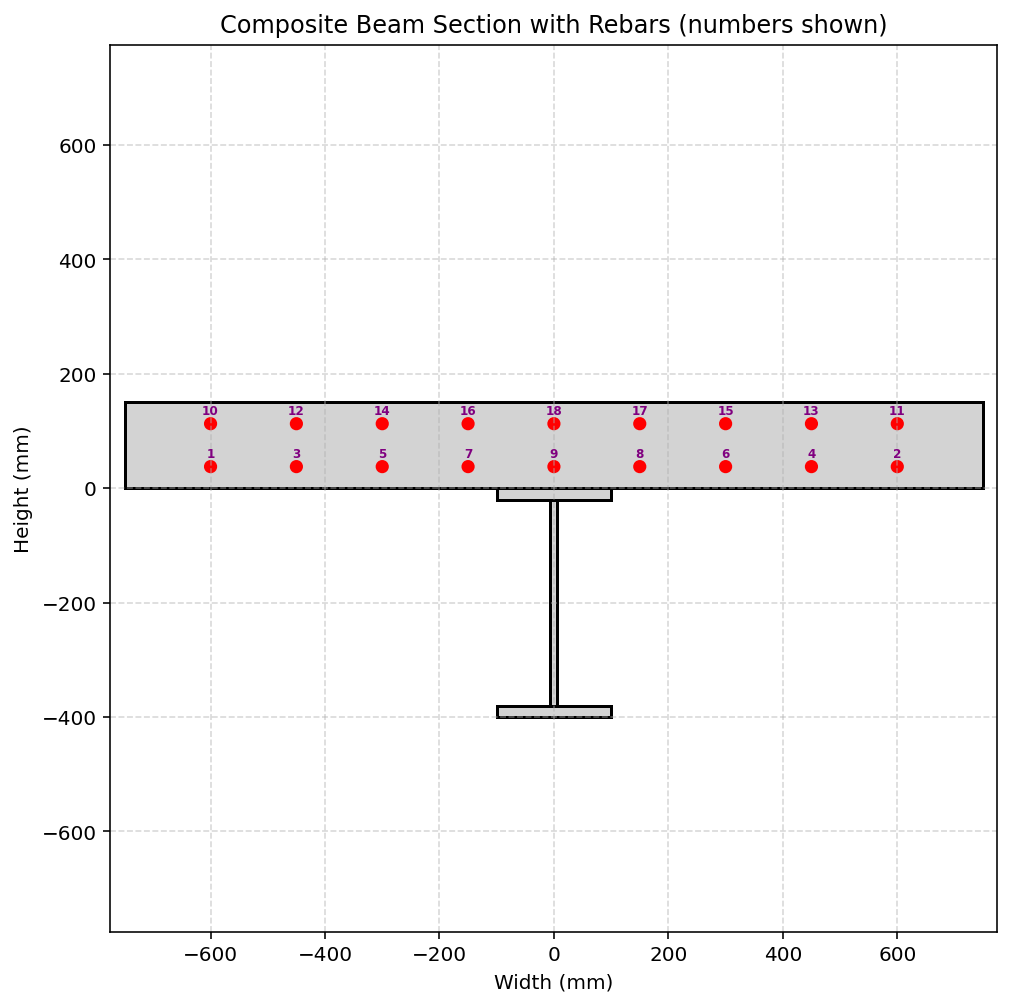

Source code (Python):
def COMPOSITE_BEAM_REC_I_SECTION_FUN_EXTRA_3D(secTag, Hsec, Bsec,
                              STEEL_TYPE, nFib, fc, Kfc,
                              bf, tf, h, tw,
                              STEEL_DENSITY,
                              CONCRETE_DENSITY, PLOT):
 
    """
    Create a Composite Beam-Slab fiber section (OpenSees) and,
    if PLOT=True, draw a simple 2‑D sketch of the section.

    Parameters
    ----------
    secTag          : int   – section identifier
    HSec, BSec      : float – height and width  (mm)
    bf              : float – Flange width
    tf              : float – Flange thickness
    h               : float – total I height
    tw              : float – Web thickness
    STEEL_TYPE      : str   – 'ELASTIC' or 'INELASTIC'
    fc              : float – unconfined concrete compressive strength (MPa, negative)
    Kfc             : float – ratio of confined to unconfined concrete strength
    CONCRETE_DENSITY: float – ρc (kg/m³) – will be converted to N·s²/mm³
    STEEL_DENSITY   : float – ρc (kg/m³) – will be converted to N·s²/mm³
    PLOT            : bool  – draw the section if True
    
    THIS PYTHON SCRIPT WRITTEN BY SALAR DELAVAR GHASHGHAEI (QASHQAI)
    """
    import numpy as np
    import openseespy.opensees as ops
    import matplotlib.pyplot as plt
    import matplotlib.patches as patches
    
    # Define materials for nonlinear elements
    # Define parameters (units: mm, N)
    # ------------------------------------------
    # CONCRETE                  tag   f'c        ec0   f'cu        ecu
    # Cover concrete (unconfined)
    fcU = -fc                 # [N/mm²] Concrete Compressive Strength
    Ec = 4700 * np.sqrt(-fcU) # [N/mm^2] Concrete Elastic Modulus
    ec0U = 2*fcU/Ec           # [mm/mm] Concrete Compressive Strain
    fcUU = 0.2*fcU            # [N/mm²] Concrete Compressive Ultimate Strength
    ecuU = 5*ec0U             # [mm/mm] Concrete Compressive Ultimate Strain
    LambdaU = 0.1;	          # ratio between unloading slope    
    # Core concrete (confined)
    #Kfc = 1.3;			      # ratio of confined to unconfined concrete strength
    fcC = Kfc*fcU             # [N/mm²] Concrete Compressive Strength
    Ec = 4700 * np.sqrt(-fcC) # [N/mm^2] Concrete Elastic Modulus
    ec0C = 2*fcC/Ec           # [mm/mm] Concrete Compressive Strain
    fcUC = 0.65*fcC           # [N/mm²] Concrete Compressive Ultimate Strength
    ecuC = 15*ec0C            # [mm/mm] Concrete Compressive Ultimate Strain
    LambdaC = 0.1;	          # ratio between unloading slope
    # tensile-strength properties
    ftC = 0.7 * np.sqrt(-fcC)  # [N/mm²] tensile strength +tension
    ftU = 0.7 * np.sqrt(-fcU)  # [N/mm²] tensile strength +tension
    EtsC = ftC/np.abs(ec0C)    # [N/mm²] tension softening stiffness
    EtsU = ftU/np.abs(ec0U)	   # [N/mm²] tension softening stiffness
    
    # STEEL
    # Reinforcing steel
    fy = 400          # [N/mm²] Steel Rebar Yield Strength   
    Es = 2e5          # [N/mm²] Modulus of Elasticity
    ey = fy/Es        # [mm/mm] Steel Rebar Yield Strain
    fu = 1.1818*fy    # [N/mm²] Steel Rebar Ultimate Strength
    esu = 0.09        # [mm/mm] Steel Rebar Ultimate Strain
    Esh = (fu - fy)/(esu - ey)
    Bs = Esh / Es
    # I Section
    fyI = 240          # [N/mm²] Steel I Section Yield Strength   
    EsI = 2e5          # [N/mm²] I Section Modulus of Elasticity
    eyI = fyI/EsI      # [mm/mm] Steel I Section Yield Strain
    fuI = 1.1818*fyI   # [N/mm²] Steel I Section Ultimate Strength
    esuI = 0.25        # [mm/mm] Steel I Section Ultimate Strain
    EshI = (fuI - fyI)/(esuI - eyI)
    BsI = EshI / EsI

    coreTag, coverTag, steelTag, steelITag = secTag + 100, secTag + 200, secTag + 300, secTag + 400
    if STEEL_TYPE == 'ELASTIC':
        ops.uniaxialMaterial('Elastic', steelTag, Es)              # REBAR
        ops.uniaxialMaterial('Elastic', steelITag, EsI)            # I SECION
    if STEEL_TYPE == 'INELASTIC':   
        pinchX = 0.8   # Pinching factor in X direction
        pinchY = 0.5   # Pinching factor in Y direction
        damage1 = 0.0  # Damage due to ductility
        damage2 = 0.0  # Damage due to energy
        beta = 0.1     # Stiffness degradation parameter
        # REBAR
        ops.uniaxialMaterial('Hysteretic', steelTag,
                             fy, ey,
                             fu, esu,
                             0.2*fu, 1.1*esu,
                             -fy, -ey,
                             -fu, -esu,
                             -0.2*fu, -1.1*esu,
                             pinchX, pinchY,
                             damage1, damage2, beta)
        # I SECION
        ops.uniaxialMaterial('Hysteretic', steelITag,
                             fyI, eyI,
                             fuI, esuI,
                             0.2*fuI, 1.1*esuI,
                             -fyI, -eyI,
                             -fuI, -esuI,
                             -0.2*fuI, -1.1*esuI,
                             pinchX, pinchY,
                             damage1, damage2, beta)
        # INFO LINK: https://opensees.berkeley.edu/wiki/index.php/Hysteretic_Material
        
    #ops.uniaxialMaterial('Concrete01', coreTag, fcC, ec0C, fcUC, ecuC)  # Core concrete (confined)
    #ops.uniaxialMaterial('Concrete01', coverTag, fcU, ec0U, fcUU, ecuU) # Cover concrete (unconfined)
    ops.uniaxialMaterial('Concrete02', coreTag, fcC, ec0C, fcUC, ecuC, LambdaC, ftC, EtsC) # build core concrete (confined)
    ops.uniaxialMaterial('Concrete02', coverTag, fcU, ec0U, fcUU, ecuU, LambdaU, ftU, EtsU) # build cover concrete (unconfined)
    
    # -------------------- Fiber section -------------------------    
    ops.section('Fiber', secTag, '-GJ', 10e6)
    # --------- Define Fibers for Flanges and Web ---------
    def add_rectangle_patch(Mat_tag, y_bottom, y_top, x_left, x_right, num_y_divisions=nFib, num_x_divisions=nFib):
        """Helper function to add rectangular patches of fibers."""
        ops.patch('rect', Mat_tag, num_y_divisions, num_x_divisions, x_left, y_bottom, x_right, y_top)
    
    # SLAB SECTION
    add_rectangle_patch(coreTag, 0.0, Hsec, -Bsec/2, Bsec/2)
    #%% I SECTION
    # Top flange
    add_rectangle_patch(steelITag, -tf, 0.0, -bf/2, bf/2)
    
    # Bottom flange
    add_rectangle_patch(steelITag, -h, -h + tf, -bf/2, bf/2)
    
    # Web
    add_rectangle_patch(steelITag, -h + tf, -tf, -tw/2, tw/2)
    
    # Calculate mass
    # Area of main I-beam components
    area_top_flange = bf * tf
    area_bottom_flange = bf * tf
    area_web = tw * (h - 2 * tf) # Height of web is total height minus thicknesses of top and bottom flanges
    AREA = area_top_flange + area_bottom_flange + area_web
    print(f"Area of Top Flange: {area_top_flange:.2f} mm^2")
    print(f"Area of Bottom Flange: {area_bottom_flange:.2f} mm^2")
    print(f"Area of Web: {area_web:.2f} mm^2")
    print(f"Total I Section Area: {AREA:.2f} mm^2")

    RD = 16.0      # [mm] Rebar Diameter
    DIST = 150.0   # [mm] Rebar Distance
    
    # -------------------- Rebars -------------------------------
    # (diameter [mm], y‑coord [mm], x‑coord [mm])
    rebars = [
        (RD,  Hsec/4, -Bsec/2 + 1*DIST),     # 1
        (RD,  Hsec/4, +Bsec/2 - 1*DIST),     # 2
        (RD,  Hsec/4, -Bsec/2 + 2*DIST),     # 3
        (RD,  Hsec/4, +Bsec/2 - 2*DIST),     # 4
        (RD,  Hsec/4, -Bsec/2 + 3*DIST),     # 5
        (RD,  Hsec/4, +Bsec/2 - 3*DIST),     # 6
        (RD,  Hsec/4, -Bsec/2 + 4*DIST),     # 7
        (RD,  Hsec/4, +Bsec/2 - 4*DIST),     # 8
        (RD,  Hsec/4, 0.0),                  # 9
        
        (RD,  3*Hsec/4, -Bsec/2 + 1*DIST),   # 10
        (RD,  3*Hsec/4, +Bsec/2 - 1*DIST),   # 11
        (RD,  3*Hsec/4, -Bsec/2 + 2*DIST),   # 12
        (RD,  3*Hsec/4, +Bsec/2 - 2*DIST),   # 13
        (RD,  3*Hsec/4, -Bsec/2 + 3*DIST),   # 14
        (RD,  3*Hsec/4, +Bsec/2 - 3*DIST),   # 15
        (RD,  3*Hsec/4, -Bsec/2 + 4*DIST),   # 16
        (RD,  3*Hsec/4, +Bsec/2 - 4*DIST),   # 17
        (RD,  3*Hsec/4, 0.0),                # 18

    ]

    for dia, y, x in rebars:
        area = np.pi * dia**2 / 4.0          # mm²
        ops.fiber(x, y, area, steelTag)      # add to OpenSees model

    # -------------------- Plot (optional) -----------------------
    if PLOT:
        fig, ax = plt.subplots(figsize=(8, 8))
        ax.set_xlabel('Width (mm)')
        ax.set_ylabel('Height (mm)')
        ax.set_title('Composite Beam Section with Rebars (numbers shown)')
        ax.grid(True, ls='--', alpha=0.5)

        # Concrete geometry (light gray)
        geometry = [
            {"x": -Bsec/2, "y": 0.0, "w": Bsec, "h": Hsec},           # Slab
            {"x": -bf/2, "y": -tf, "w": bf, "h": tf},                 # Top flange
            {"x": -bf/2, "y": -h, "w": bf, "h": tf},                  # Bottom flange
            {"x": -tw/2, "y": -h+tf,    "w": tw, "h": h-2*tf}         # Web
        ]
        for g in geometry:
            rect = patches.Rectangle((g["x"], g["y"]), g["w"], g["h"],
                                     linewidth=1.5, edgecolor='black',
                                     facecolor='lightgray')
            ax.add_patch(rect)

        # Rebars – red circles + numbers
        for i, (dia, y, x) in enumerate(rebars, start=1):
            # circle
            circ = patches.Circle((x, y), radius=dia/2,
                                 edgecolor='red', facecolor='red',
                                 linewidth=2)
            ax.add_patch(circ)

            # label – placed a little above the bar
            ax.text(x, y + dia/2 + 4, f'{i}',
                    color='purple', fontsize=6,
                    ha='center', va='bottom',
                    fontweight='bold')

        max_dim = max(bf, h + Hsec, Bsec) + 50
        ax.set_xlim(-max_dim/2, max_dim/2)
        ax.set_ylim(-max_dim/2, max_dim/2)
        ax.set_aspect('equal')
        plt.show()

    MASS = Hsec * Bsec * CONCRETE_DENSITY + AREA * STEEL_DENSITY # kg/mm
    
    return Hsec+h, MASS
